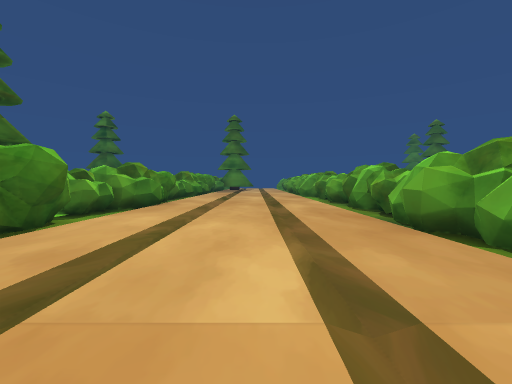
view 1 (above)

14 first-person views from a walk through a scene from a Unity 3-D project. The camera is 1.5 m above the floor, tilts 2° down and sees 90° across. The floor is counted in squares, 1.8 m on a side. Each view is taken from the middle of a square. On the plan, view 1 faces up. The plan holds only what a view shows up to about 10 squares ahead; the rest is blank. The place goes on beyond the plan. The player is left out. Some animated figures are left out.

view 2
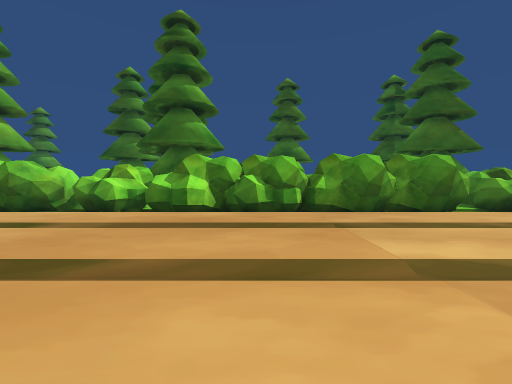

view 3
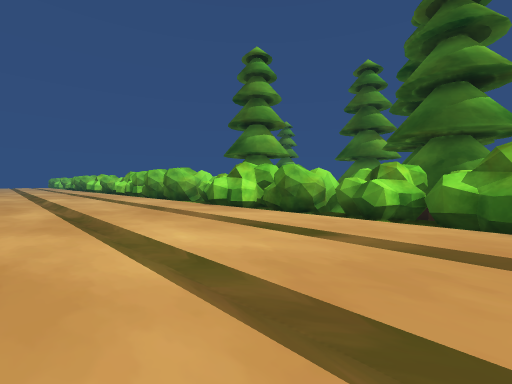

view 4
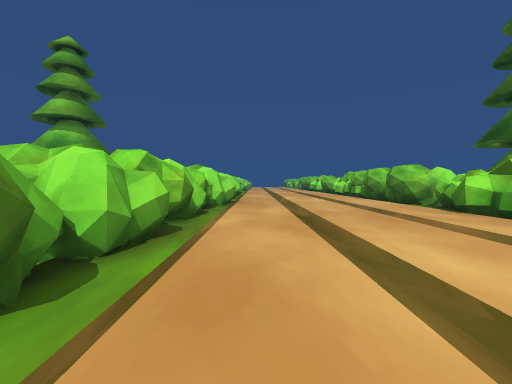

view 5
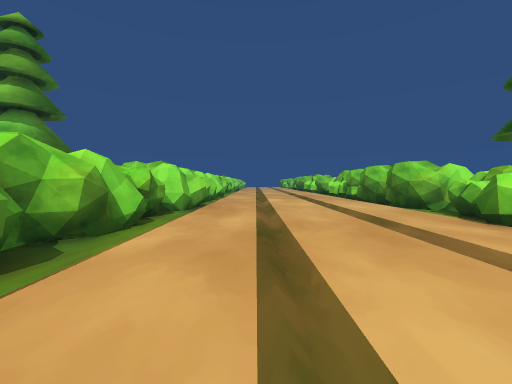

view 6
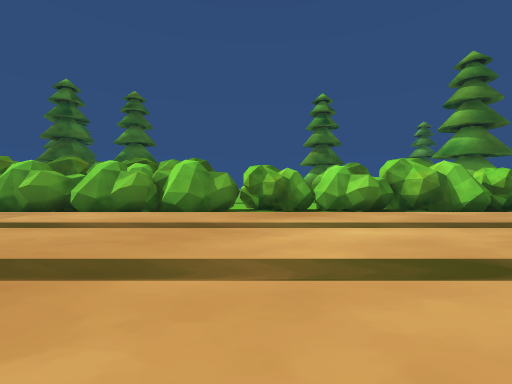

view 7
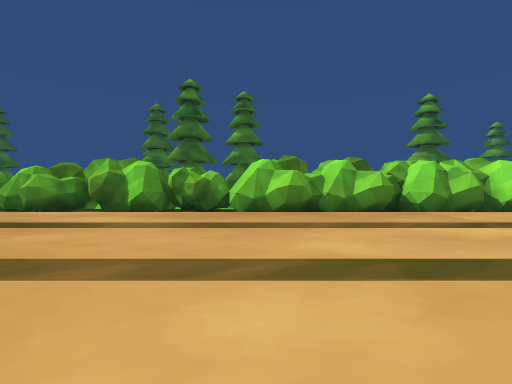

view 8
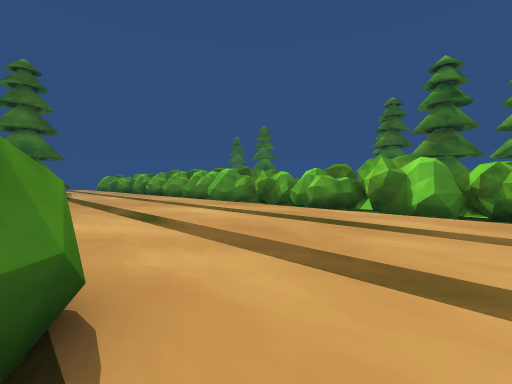

view 9
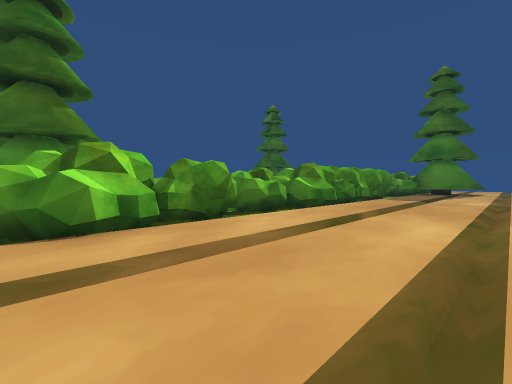

view 10
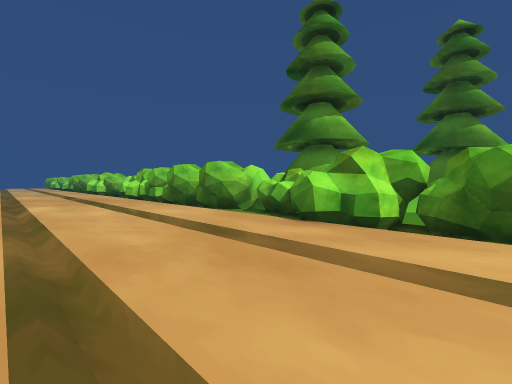

view 11
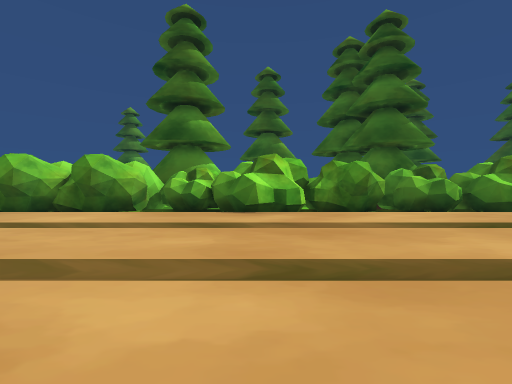

view 12
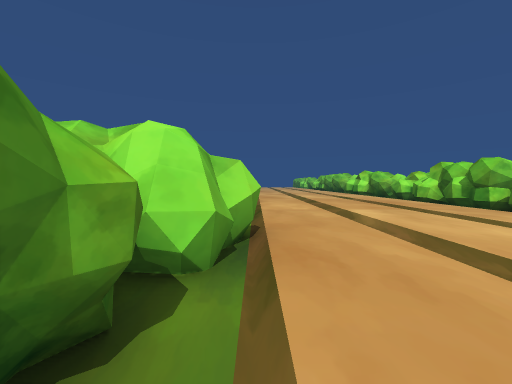

view 13
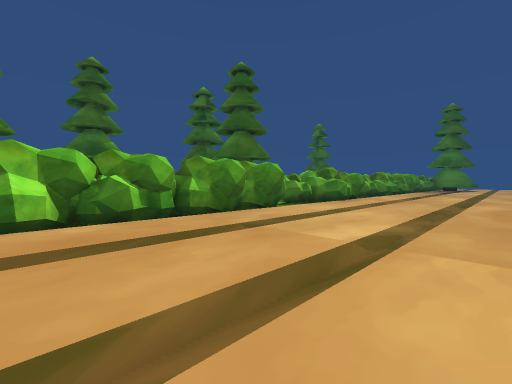

view 14
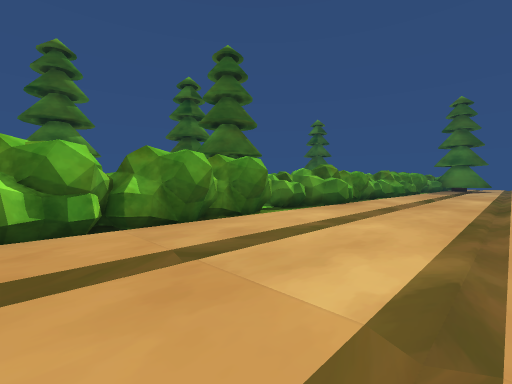

### Floor plan
Key: @ floor where view 1 was taken; # wall or solid block; . floor; ^ raised ledge.
Columns run from 5 left of view 1 to 4 right of it. Each row starts with its distance up from view 1.
 13 ##.......#
 12 #........#
 11 #^.......#
 10 ##.......#
  9 ##.......#
  8 #........#
  7 #........#
  6 #.......##
  5 #.......##
  4 #........#
  3 ##.......#
  2 ##......##
  1 ##......##
  0 ##...@...#
 -1 #........#
 -2 ##.......#
 -3 #........#
 -4 #........#
 -5 #........#
 -6 #........#
 -7 #........#
 -8 #........#
 -9 #^.......#
-10 ##.......#
-11 ##.......#
-12 #........#
-13 #........#
-14 #.......##
-15 ##......##

Positions as (right, up) in squares from view 1, and headings:
1: (0, 0), facing up
2: (3, 0), facing left
3: (2, -2), facing down-left
4: (2, -3), facing down
5: (1, -5), facing down
6: (-4, -4), facing right
7: (-4, 6), facing right
8: (-4, 8), facing up-right
9: (1, 9), facing up-left
10: (1, -7), facing down-left
11: (3, -10), facing left
12: (3, -11), facing down
13: (2, -2), facing up-left
14: (1, 0), facing up-left
